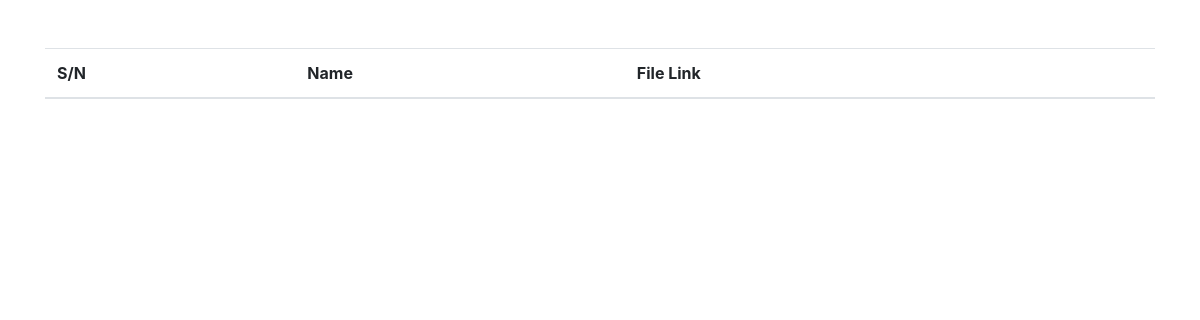
The page /view on the database as committed earlier.
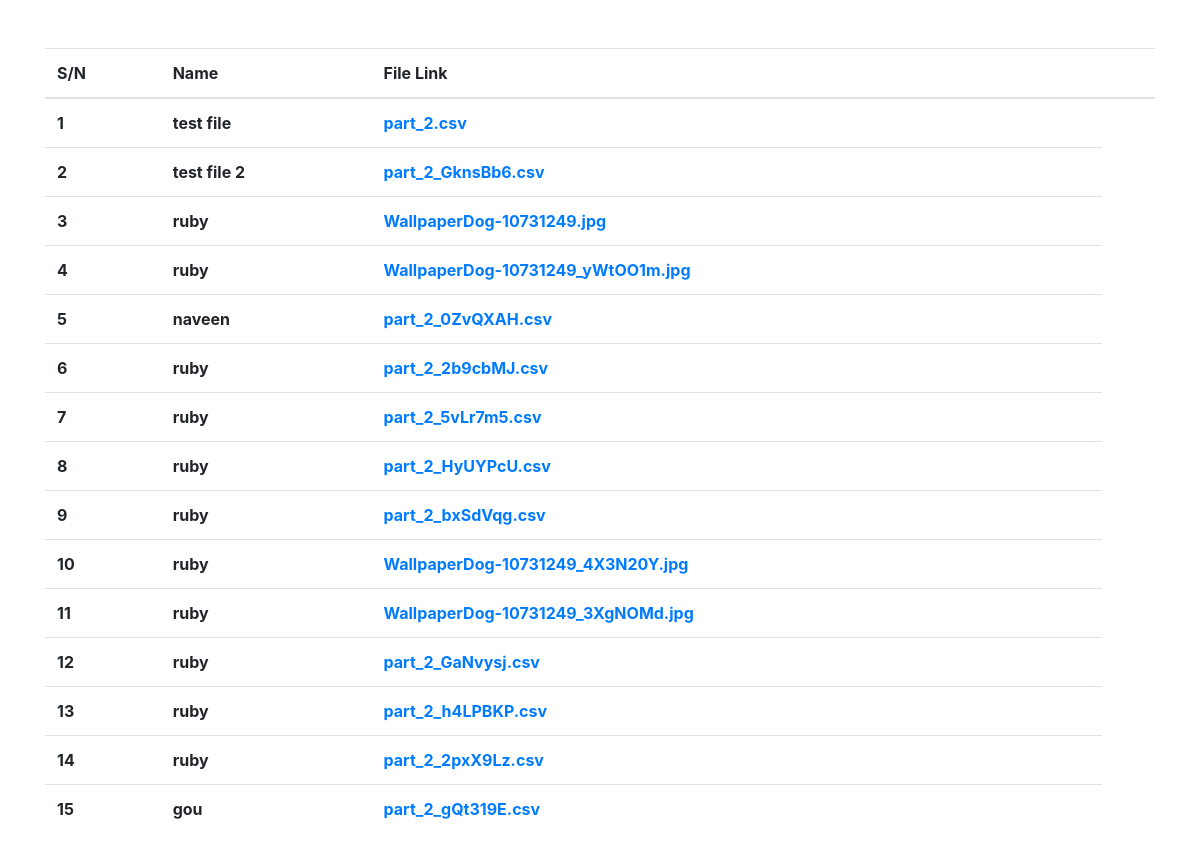
The same page on the database as committed later.
### web/models.py (models this page shows, shortened)
class FileUploads(models.Model):
    ids = models.AutoField(primary_key=True)
    file_name = models.CharField(max_length=255)
    my_files = models.FileField(upload_to='')

### web/views.py (the view)
# urls.py: path('view', views.show_file, name="view"),
def show_file(request):
    all_data = FileUploads.objects.all()
    context = {
        'data': all_data
    }
    return render(request, 'view.html', context)

### templates/view.html (shortened to what this page needs)
<!DOCTYPE html>
<html lang="en">
    <head>
        <link rel="stylesheet" href="https://maxcdn.bootstrapcdn.com/bootstrap/4.0.0/css/bootstrap.min.css"
 />
    </head>
    <body>
        <div class="container mt-5">
            <div class="row">
                <div class="col-12">
                    <table class="table">
                        <thead>
                            <tr>
                                <th >S/N</th>
                                <th >Name</th>
                                <th >File Link</th>
                                <th ></th>
                            </tr>
                        </thead>
                        <tbody>
                            {% for d in data %}
                            <tr>
                                <th>{{forloop.counter}}</th>
                                <th>{{d.file_name}}</th>
                                <th><a  href="{{d.my_files.url}}">{{d.my_files}}</a></th>
                            </tr>
                            {% endfor %}
                        </tbody>
                    </table>
                </div>
            </div>
        </div>
    </body>
</html>

Rows that differ between the two databases and show on the page:
added FileUploads: file_name "test file", my_files "part_2.csv"
added FileUploads: file_name "test file 2", my_files "part_2_GknsBb6.csv"
added FileUploads: file_name "ruby", my_files "WallpaperDog-10731249.jpg"
added FileUploads: file_name "ruby", my_files "WallpaperDog-10731249_yWtOO1m.jpg"
added FileUploads: file_name "naveen", my_files "part_2_0ZvQXAH.csv"
added FileUploads: file_name "ruby", my_files "part_2_2b9cbMJ.csv"
added FileUploads: file_name "ruby", my_files "part_2_5vLr7m5.csv"
added FileUploads: file_name "ruby", my_files "part_2_HyUYPcU.csv"
added FileUploads: file_name "ruby", my_files "part_2_bxSdVqg.csv"
added FileUploads: file_name "ruby", my_files "WallpaperDog-10731249_4X3N20Y.jpg"
added FileUploads: file_name "ruby", my_files "WallpaperDog-10731249_3XgNOMd.jpg"
added FileUploads: file_name "ruby", my_files "part_2_GaNvysj.csv"
added FileUploads: file_name "ruby", my_files "part_2_h4LPBKP.csv"
added FileUploads: file_name "ruby", my_files "part_2_2pxX9Lz.csv"
added FileUploads: file_name "gou", my_files "part_2_gQt319E.csv"
